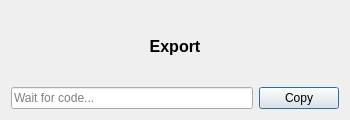
<?xml version="1.0" encoding="UTF-8"?>
<ui version="4.0">
    <class>ExportCodeDialog</class>
    <widget class="QDialog" name="ExportCodeDialog">
        <property name="geometry">
            <rect>
                <x>0</x>
                <y>0</y>
                <width>350</width>
                <height>120</height>
            </rect>
        </property>
        <property name="windowTitle">
            <string>Code</string>
        </property>
        <layout class="QVBoxLayout" name="verticalLayout">
            <item>
                <widget class="QLabel" name="label">
                    <property name="font">
                        <font>
                            <pointsize>12</pointsize>
                            <bold>true</bold>
                        </font>
                    </property>
                    <property name="text">
                        <string>Export</string>
                    </property>
                    <property name="alignment">
                        <set>Qt::AlignmentFlag::AlignCenter</set>
                    </property>
                </widget>
            </item>
            <item>
                <layout class="QHBoxLayout" name="horizontalLayout">
                    <item>
                        <widget class="QLineEdit" name="lineEdit_code">
                            <property name="text">
                                <string/>
                            </property>
                            <property name="placeholderText">
                                <string>Wait for code...</string>
                            </property>
                        </widget>
                    </item>
                    <item>
                        <widget class="QPushButton" name="pushButton_copy">
                            <property name="text">
                                <string>Copy</string>
                            </property>
                        </widget>
                    </item>
                </layout>
            </item>
        </layout>
    </widget>
    <resources/>
    <connections/>
</ui>
